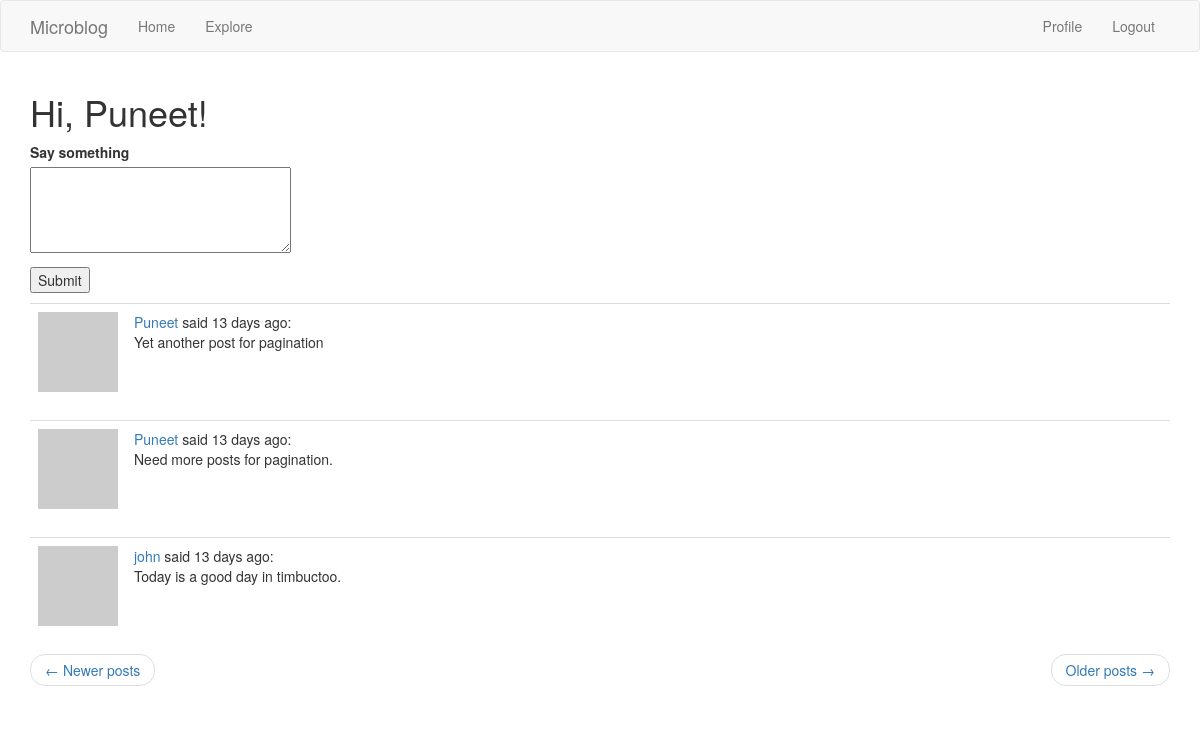
Screenshot of /index?page=2 (signed in) with the database file from the repository.
### app/models.py (models this page shows, shortened)
class User(UserMixin, db.Model):
    id = db.Column(db.Integer, primary_key=True)
    username = db.Column(db.String(64), index=True, unique=True)
    email = db.Column(db.String(120), index=True, unique=True)
    about_me = db.Column(db.String(140))
    last_seen = db.Column(db.DateTime, default=datetime.utcnow)
    password_hash = db.Column(db.String(128))
    posts = db.relationship('Post', backref='author', lazy='dynamic')
    followed = db.relationship(
        'User', secondary=followers,
        primaryjoin=(followers.c.follower_id == id),
        secondaryjoin=(followers.c.followed_id == id),
        backref=db.backref('followers', lazy='dynamic'),
        lazy='dynamic'
    )
    def avatar(self, size):
        digest = md5(self.email.lower().encode('UTF-8')).hexdigest()
        grav_url = 'https://www.gravatar.com/avatar/{}?d=identicon&s={}'
        return grav_url.format(digest, size)
    def followed_posts(self):
        followed = Post.query.join(
            followers,
            (followers.c.followed_id == Post.user_id)).filter(
                followers.c.follower_id == self.id)
        own = Post.query.filter(Post.user_id == self.id)
        return followed.union(own).order_by(Post.timestamp.desc())

class Post(db.Model):
    id = db.Column(db.Integer, primary_key=True)
    body = db.Column(db.String(140))  # Twitter or something...
    timestamp = db.Column(db.DateTime, index=True, default=datetime.utcnow)
    user_id = db.Column(db.Integer, db.ForeignKey('user.id'))

### app/routes.py (the view)
@app.route('/', methods=['GET', 'POST'])
@app.route('/index', methods=['GET', 'POST'])
@login_required
def index():
    page = request.args.get('page', 1, type=int)
    posts_per_page = app.config['POSTS_PER_PAGE']
    form = PostForm()
    if form.validate_on_submit():
        post = Post(body=form.post.data, author=current_user)
        db.session.add(post)
        db.session.commit()
        flash('Your post is now live!')
        return redirect(url_for('index'))
    posts = current_user.followed_posts().paginate(page, posts_per_page, False)
    next_url = url_for(
        'index', page=posts.next_num) if posts.has_next else None
    prev_url = url_for(
        'index', page=posts.prev_num) if posts.has_prev else None
    return render_template('index.html', title='Home', posts=posts.items,
                           form=form, next_url=next_url, prev_url=prev_url)

### app/forms.py
class PostForm(FlaskForm):
    post = TextAreaField(
        'Say something',
        validators=[DataRequired(), Length(min=1, max=140)])
    submit = SubmitField('Submit')

### app/models.py (called while the page is built)
@login.user_loader
def load_user(user_id):
    return User.query.get(int(user_id))

### app/routes.py (called while the page is built)
@app.before_request
def before_request():
    if current_user.is_authenticated:
        current_user.last_seen = datetime.utcnow()
        db.session.commit()

### app/templates/index.html (shortened to what this page needs)
{% extends "base.html" %}
{% block app_content %}
    <h1>Hi, {{ current_user.username }}!</h1>
    {% if form %}
        <form action="" method="POST">
            <p>
                {{ form.post.label }}<br>
                {{ form.post(cols=32, rows=4) }}<br>
            </p>
            <p>{{ form.submit() }}</p>
        </form>
    {% endif %}
    {% for post in posts %}
    {% include '_post.html' %}
    {% endfor %}
    <nav arai-label="...">
        <ul class="pager">
            <li class="previous{% if not prev_url %} disabled {% endif %}">
                <a href="{{ prev_url or '#'}}">
                    <span aria-hidden="true">&larr;</span> Newer posts
                </a>
            </li>
            <li class="next{% if not next_url %} disabled{% endif %}">
                <a href="{{ next_url or '#'}}">
                    Older posts <span aria-hidden="true">&rarr;</span>
                </a>
            </li>
        </ul>
    </nav>
{% endblock %}

### app/templates/base.html (shortened to what this page needs)
{% extends 'bootstrap/base.html' %}
{% block navbar %}
    <nav class="navbar navbar-default">
        <div class="container">
            <div class="navbar-header">
                <a class="navbar-brand" href="{{ url_for('index') }}">Microblog</a>
            </div>
            <div class="collapse navbar-collapse" id="bs-example-navbar-collapse-1">
                <ul class="nav navbar-nav">
                    <li><a href="{{ url_for('index') }}">Home</a></li>
                    <li><a href="{{ url_for('explore') }}">Explore</a></li>
                </ul>
                <ul class="nav navbar-nav navbar-right">
                    {% if current_user.is_anonymous %}
                    <li><a href="{{ url_for('login') }}">Login</a></li>
                    {% else %}
                    <li><a href="{{ url_for('user', username=current_user.username) }}">Profile</a></li>
                    <li><a href="{{ url_for('logout') }}">Logout</a></li>
                    {% endif %}
                </ul>
            </div>
        </div>
    </nav>
{% endblock %}
{% block content %}
    <div class="container">
        {% block app_content %}{% endblock %}
    </div>
{% endblock %}

### app/templates/_post.html
<table class="table table-hover">
    <tr>
        <td width="70px">
            <a href="{{ url_for('user', username=post.author.username) }}">
                <img src="{{ post.author.avatar(70) }}"/>
            </a>
        </td>
        <td>
            <a href="{{ url_for('user', username=post.author.username) }}">
                {{ post.author.username }}
            </a>
            said {{ moment(post.timestamp).fromNow() }}:
            <br>
            {{ post.body }}
        </td>
    </tr>
</table>

### rows the page displays
User: username "Puneet"
Post: author.username "Puneet", timestamp "13 days ago", body "Yet another post for pagination"
Post: author.username "Puneet", timestamp "13 days ago", body "Need more posts for pagination."
Post: author.username "john", timestamp "13 days ago", body "Today is a good day in timbuctoo."
